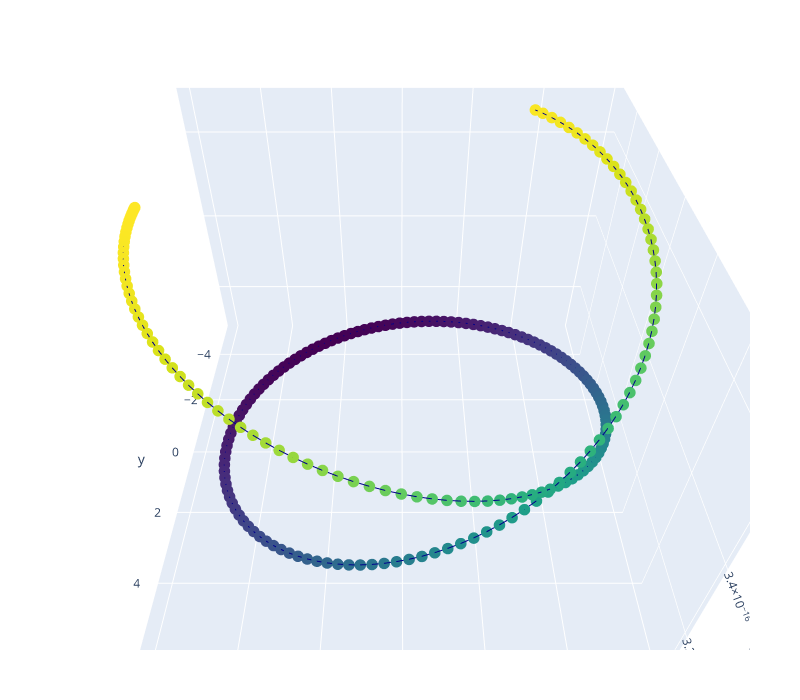

Source (notebook cell):
### Code cell
# layout = Layout(
#     width=800,
#     height=700,
#     autosize=false,
#     scene=attr(
#         camera=attr(
#             up=attr(x=0, y=0, z=1),
#             eye=attr(x=0, y=1.0707, z=1)
#         ),
#         aspectratio=attr(x=1, y=1, z=0.7),
#         aspectmode="manual",
#     )
# )
# PlotlyJS.plot(PlotlyJS.scatter(
#         x=getindex.(xcorbit, 1),
#         y=getindex.(xcorbit, 2),
#         z=getindex.(xcorbit, 3),
#         marker=attr(size=4, color=getindex.(xcorbit, 3), colorscale="Viridis"),
#         line=attr(color="darkblue", width=2),
#         type="scatter3d",
#         mode="lines+markers"
#     ), layout)

### Figure 1 — Plotly figure (JSON) as saved in the notebook; plotly's stock layout.template omitted (floating-point values rounded to 4 significant figures; data arrays with more than 128 entries replaced by an {"elided": "..."} marker saying what was removed)
{"data": [{"line": {"color": "darkblue", "width": 2}, "marker": {"color": {"elided": "237 float values"}, "colorscale": "Viridis", "size": 4}, "mode": "lines+markers", "type": "scatter3d", "x": {"elided": "237 float values"}, "y": {"elided": "237 float values"}, "z": {"elided": "237 float values"}}], "layout": {"autosize": false, "height": 700, "margin": {"b": 50, "l": 50, "r": 50, "t": 60}, "scene": {"aspectmode": "manual", "aspectratio": {"x": 1, "y": 1, "z": 0.7}, "camera": {"eye": {"x": 0, "y": 1.071, "z": 1}, "up": {"x": 0, "y": 0, "z": 1}}}, "width": 800}}
